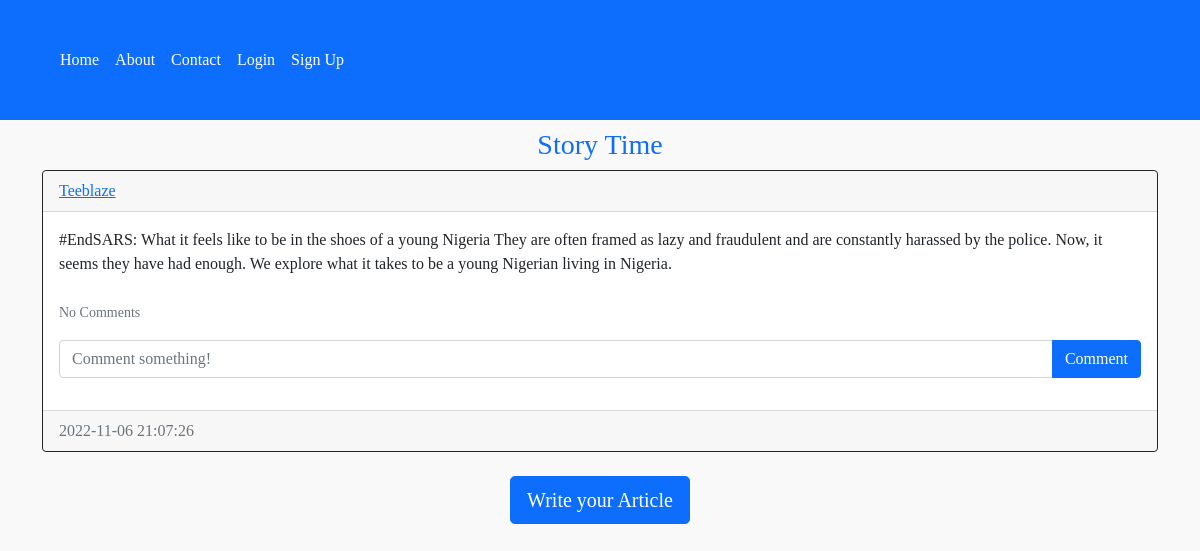
The page /home on the database its author committed.
### website/models.py (models this page shows)
class Post(db.Model):
    id = db.Column(db.Integer, primary_key=True)
    text = db.Column(db.Text, nullable=False)
    date_created = db.Column(db.DateTime(timezone=True), default=func.now())
    author = db.Column(db.Integer, db.ForeignKey(
        'user.id', ondelete="CASCADE"), nullable=False)
    comments = db.relationship('Comment', backref='post', passive_deletes=True)

class User(db.Model, UserMixin):
    id = db.Column(db.Integer, primary_key=True)
    email = db.Column(db.String(150), unique=True)
    username = db.Column(db.String(150), unique=True)
    lastname = db.Column(db.String(23))
    firstname = db.Column(db.String(25))
    password = db.Column(db.String(15))
    date_created = db.Column(db.DateTime(timezone=True), default=func.now())
    posts = db.relationship('Post', backref='user', passive_deletes=True)
    comments = db.relationship('Comment', backref='user', passive_deletes=True)

### website/views.py (the view)
@views.route("/")
@views.route("/home")
def home():
    posts = Post.query.all()
    return render_template("home.html", user=current_user, posts=posts)

### website/templates/home.html (shortened to what this page needs)
{% extends "base.html" %} {% block title %}Home{% endblock %} {% block content
%}
<h3 align="center " class="m-2" style="color: #0d6efd">
  {% block header %} Story Time {% endblock %}
</h3>
<div id="posts">
  {% for post in posts %}
  <div class="card border-dark">
    <div class="card-header d-flex justify-content-between align-items-center">
      <a href="/posts/{{post.user.username}}">{{post.user.username}}</a>
    </div>
    <div class="card-body">
      <div class="card-text">{{post.text}}</div>
      <br />
      <p class="card-text">
        {% if post.comments|length > 0 %}
        <a data-bs-toggle="collapse" href="#comments-{{post.id}}" role="button">
          <small>View {{post.comments|length}} Comments</small>
        </a>
        {% else %}
        <small class="text-muted">No Comments</small>
        {% endif %}
      </p>
      <form
        class="input-group mb-3"
        method="POST"
        action="/create-comment/{{post.id}}"
      >
        <input
          type="text"
          id="text"
          name="text"
          class="form-control"
          placeholder="Comment something!"
        />
        <button type="submit" class="btn btn-primary">Comment</button>
      </form>
    </div>
    <div class="card-footer text-muted">{{post.date_created}}</div>
  </div>
  <br />
  {% endfor %}
</div>
{% block footer %}
<div align="center">
  <a href="/create-post"
    ><button type="button" class="btn btn-primary btn-lg">
      Write your Article
    </button></a
  >
</div>
{% endblock %} {% endblock %}

### website/templates/base.html (shortened to what this page needs)
<!DOCTYPE html>
<html lang="en">
  <head>
    <link
      href="https://cdn.jsdelivr.net/npm/bootstrap@5.0.2/dist/css/bootstrap.min.css"
      rel="stylesheet"
    />
  </head>
  <body>
    <nav class="navbar navbar-expand-lg navbar-dark bg-primary my_nav">
      <div
        class="collapse navbar-collapse p-4 m-2"
        style="text-align: center"
        id="navbarToggleExternalContent"
      >
        <div class="navbar-nav my_nav">
          {% if user. is_authenticated %}
          <a class="nav-item nav-link" href="/home">Home</a>
          <a class="nav-item nav-link" href="/posts">Posts</a>
          <a class="nav-item nav-link" href="/about">About</a>
          <a class="nav-item nav-link" href="/contact">Contact</a>
          <a class="nav-item nav-link" href="/logout">Logout</a>
          {% else %}
          <a class="nav-item nav-link" href="/home">Home</a>
          <a class="nav-item nav-link" href="/about">About</a>
          <a class="nav-item nav-link" href="/contact">Contact</a>
          <a class="nav-item nav-link" href="/login">Login</a>
          <a class="nav-item nav-link" href="/sign-up">Sign Up</a>
          {% endif %}
        </div>
      </div>
    </nav>
    <div class="container">{% block content %}{% endblock %}</div>
  </body>
</html>

### website/templates/base.html (style rules this page uses)
.my_nav > a { color: white !important; }
.my_nav { padding-left: 10px; }
body { background-color: #f9f9f9; margin-bottom: 50px; font-family: Cambria, Cochin, Georgia, Times, "Times New Roman", serif; }

### rows shown on the page
Post: user.username "Teeblaze", text "#EndSARS: What it feels like to be in the shoes of a young Nigeria They are often framed as lazy and fraudulent and are constantly harassed by the police. Now, it seems they have had enough. We explore what it takes to be a young Nigerian living in Nigeria.", date_created "2022-11-06 21:07:26"
